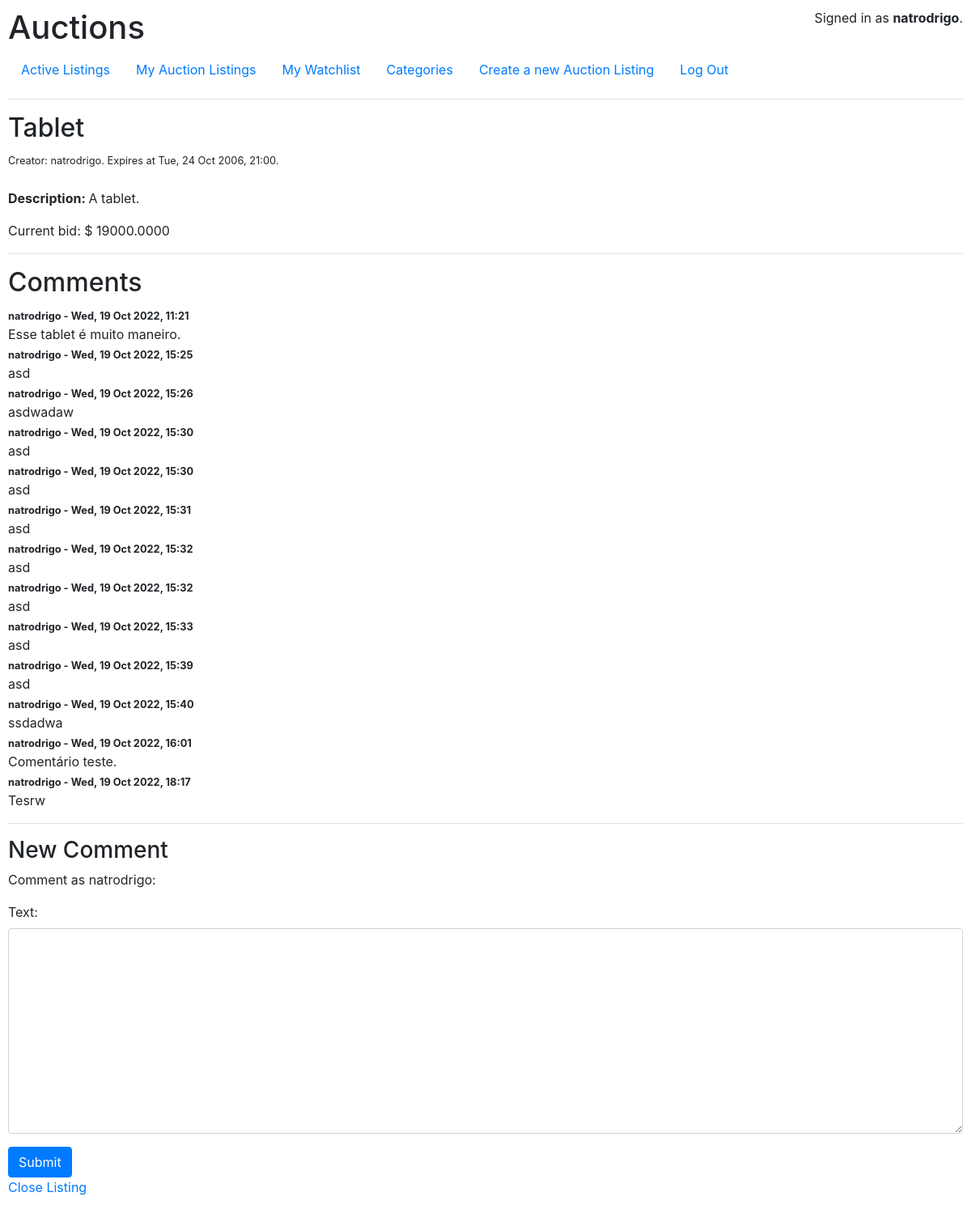
/auction/3 (signed in), run on the app's committed database.
### auctions/models.py (models this page shows, shortened)
class User(AbstractUser):
    watchlist = models.ManyToManyField('AuctionListing',related_name="watchers")
    def __str__(self):
        return f"{self.username}"

class AuctionListing(models.Model):
    title = models.CharField(max_length=64)
    description = models.TextField()
    category = models.ForeignKey(Category,on_delete=models.CASCADE,related_name="auctions")
    image = models.URLField()
    duration = models.DateTimeField()
    initialBid = models.DecimalField(max_digits=19, decimal_places=4)
    active = models.BooleanField(default=True)
    user = models.ForeignKey(User,on_delete=models.CASCADE,related_name = "auctions")

class Bid(models.Model):
    value = models.DecimalField(max_digits=19, decimal_places=4)
    auction = models.ForeignKey(AuctionListing, on_delete=models.CASCADE, related_name="bids")
    user = models.ForeignKey(User, on_delete=models.CASCADE, related_name="bids")
    createDate = models.DateTimeField(auto_now_add=True)

class Comment(models.Model):
    text = models.TextField()
    createDate = models.DateTimeField(auto_now_add=True)
    user = models.ForeignKey(User, on_delete=models.CASCADE, related_name = "comments")
    auctionListing = models.ForeignKey(AuctionListing, on_delete=models.CASCADE, related_name = "auctions")

### auctions/views.py (the view)
# urls.py: path("auction/<int:auction_id>",views.auction,name="auction"),
def auction(request, auction_id):
    auction = AuctionListing.objects.get(id = auction_id)
    user = User.objects.get(id=request.user.id)
    comments = Comment.objects.filter(auctionListing = auction).all()
    comment_form = CommentForm()
    auction_already_on_watchlist = user.watchlist.filter(id = auction_id).all().exists()
    last_bid = auction.bids.order_by('createDate').last()
    return render(request, "auctions/auction.html",{
        "auction":auction,
        "last_bid":last_bid,
        "auction_already_on_watchlist": auction_already_on_watchlist,
        "comments": comments,
        "comment_form": comment_form
    })

### auctions/forms.py
class CommentForm (forms.ModelForm):
    class Meta:
        model = Comment
        fields = ['text']
    def __init__(self, *args, **kwargs):
        super(CommentForm, self).__init__(*args, **kwargs)
        for visible in self.visible_fields():
            visible.field.widget.attrs['class'] = 'form-control'

### auctions/templates/auctions/auction.html (shortened to what this page needs)
{% extends 'auctions/layout.html' %}
{% load tz %}
{% block body %}
{% timezone "America/Sao_Paulo" %}
<div>
    <h2>{{auction.title}}</h2>
    <small>Creator: {{auction.user}}. Expires at {{auction.duration | date:'D, d M Y, H:i'}}.</small>
</div>
<p><strong>Description: </strong>{{ auction.description }}</p>
{% if last_bid == None %}
<p>Current bid: $ {{ auction.initialBid }}</p>
{% else %}
<p>Current bid: $ {{ last_bid.value }}</p>
{% endif %}
<hr>
<div>
    <h2>Comments</h2>
    <div>
        {% for comment in comments %}
        <div><small><strong>{{comment.user}} - {{comment.createDate | date:'D, d M Y, H:i'}}</strong></small></div>
        <div>{{comment.text}}</div>
        {% empty %}
        <p>There are no comments yet.</p>
        {% endfor %}
    </div>
</div>
{% endtimezone %}
<hr>
<h3>New Comment</h3>
<p>Comment as {{user}}:</p>
<form action="{% url 'add_comment' auction.id %}" method="POST" enctype=multipart/form-data >
<div class="form-group">
    {{ comment_form }}
</div>
<input type="submit" class="btn btn-primary">
</form>
{% if user == auction.user %}
<a href="">Close Listing</a>
{% endif %}
{% endblock %}

### auctions/templates/auctions/layout.html (shortened to what this page needs)
{% load static %}
{% load tz %}
<!DOCTYPE html>
<html lang="en">
<head>
    <link rel="stylesheet" href="https://stackpath.bootstrapcdn.com/bootstrap/4.4.1/css/bootstrap.min.css"
>
    <link href="{% static 'auctions/styles.css' %}" rel="stylesheet" type="text/css">
</head>
<body>
    <div style="display: flex;justify-content: space-between;align-items: stretch;">
        <h1>Auctions</h1>
        <div>
            {% if user.is_authenticated %}
            Signed in as <strong>{{ user.username }}</strong>.
            {% else %}
            Not signed in.
            {% endif %}
        </div>
    </div>
    <ul class="nav">
        <li class="nav-item">
            <a class="nav-link" href="{% url 'index' %}">Active Listings</a>
        </li>
        {% if user.is_authenticated %}
        <li class="nav-item">
            <a class="nav-link" href="{% url 'my_auctions' %}">My Auction Listings</a>
        </li>
        <li class="nav-item">
            <a class="nav-link" href="{% url 'my_watchlist' %}">My Watchlist</a>
        </li>
        <li class="nav-item">
            <a class="nav-link" href="{% url 'categories' %}">Categories</a>
        </li>
        <li class="nav-item">
            <a class="nav-link" href="{% url 'create_new_listing' %}">Create a new Auction Listing</a>
        </li>
        <li class="nav-item">
            <a class="nav-link" href="{% url 'logout' %}">Log Out</a>
        </li>
        {% endif %}
    </ul>
    <hr>
    {% block body %}
    {% endblock %}
</body>
</html>

### auctions/static/auctions/styles.css (style rules this page uses)
body { padding: 10px; }

### data on the page
User: username "natrodrigo"
AuctionListing: title "Tablet", user "natrodrigo", duration "Tue, 24 Oct 2006, 21:00", description "A tablet."
Bid: value "19000.0000"
Comment: user "natrodrigo", createDate "Wed, 19 Oct 2022, 11:21", text "Esse tablet é muito maneiro."
Comment: user "natrodrigo", createDate "Wed, 19 Oct 2022, 15:25", text "asd"
Comment: user "natrodrigo", createDate "Wed, 19 Oct 2022, 15:26", text "asdwadaw"
Comment: user "natrodrigo", createDate "Wed, 19 Oct 2022, 15:30", text "asd"
Comment: user "natrodrigo", createDate "Wed, 19 Oct 2022, 15:30", text "asd"
Comment: user "natrodrigo", createDate "Wed, 19 Oct 2022, 15:31", text "asd"
Comment: user "natrodrigo", createDate "Wed, 19 Oct 2022, 15:32", text "asd"
Comment: user "natrodrigo", createDate "Wed, 19 Oct 2022, 15:32", text "asd"
Comment: user "natrodrigo", createDate "Wed, 19 Oct 2022, 15:33", text "asd"
Comment: user "natrodrigo", createDate "Wed, 19 Oct 2022, 15:39", text "asd"
Comment: user "natrodrigo", createDate "Wed, 19 Oct 2022, 15:40", text "ssdadwa"
Comment: user "natrodrigo", createDate "Wed, 19 Oct 2022, 16:01", text "Comentário teste."
Comment: user "natrodrigo", createDate "Wed, 19 Oct 2022, 18:17", text "Tesrw"
